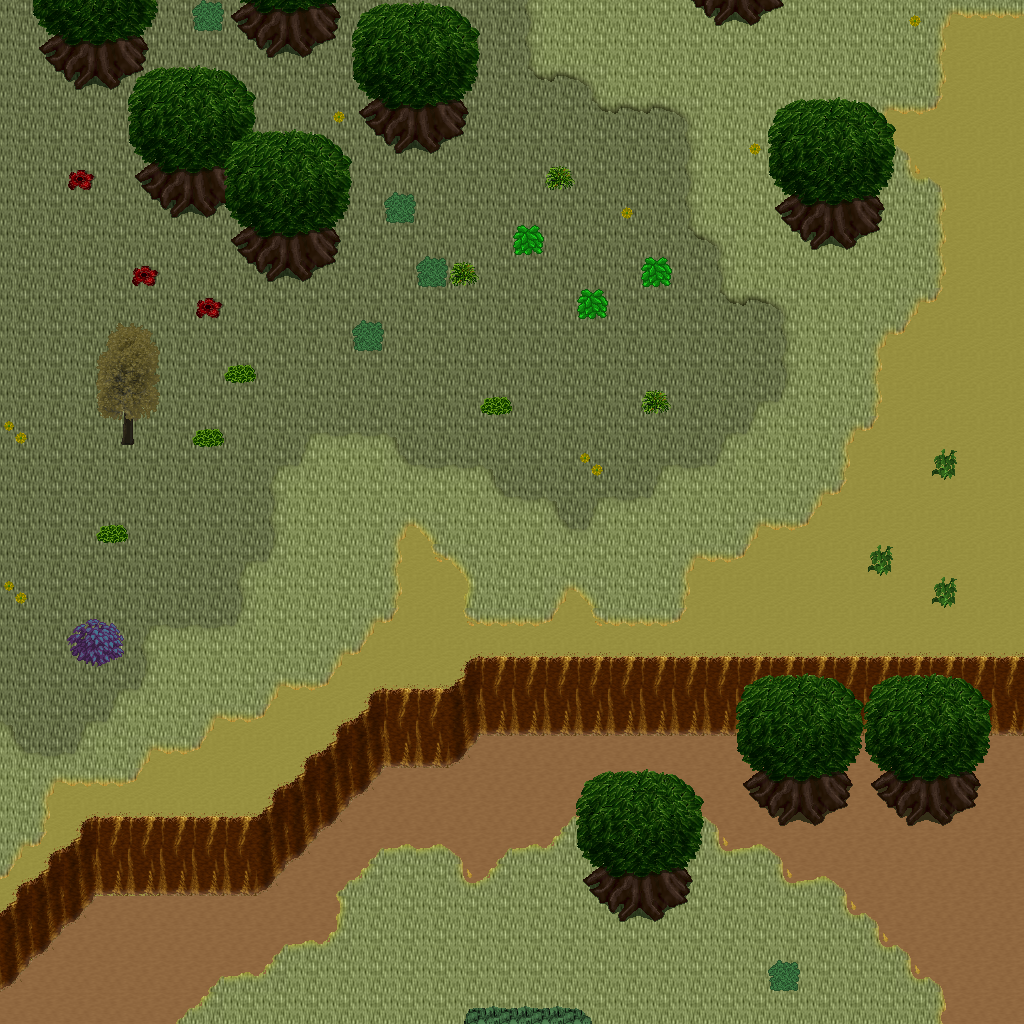

This game map was drawn from its Tiled (.tmx) file and the tilesets committed beside it. A one-line description and the trimmed map source follow:
An orthogonal 32x32 tile map with 32x32 px tiles, 5 tile layers (Ground, Objects, Objects2, Above, ...), 1 hidden layer not drawn, 45 tilesets.

<map version="1.10" tiledversion="1.11.0" orientation="orthogonal" renderorder="right-down" width="32" height="32" tilewidth="32" tileheight="32" infinite="0" nextlayerid="11" nextobjectid="1">
 <tileset firstgid="1" name="ground_ground" tilewidth="32" tileheight="32" tilecount="33" columns="3">
  <image source="../drawable/ground_ground.png" width="96" height="352" />
 </tileset>
 <tileset firstgid="34" name="ground_ridge_earth_dark" tilewidth="32" tileheight="32" tilecount="96" columns="12">
  <image source="../drawable/ground_ridge_earth_dark.png" width="384" height="256" />
 </tileset>
 <tileset firstgid="130" name="plant_grasses" tilewidth="32" tileheight="32" tilecount="6" columns="3">
  <image source="../drawable/plant_grasses.png" width="96" height="64" />
 </tileset>
 <tileset firstgid="136" name="ground_ladder_vertical_dark" tilewidth="32" tileheight="32" tilecount="3" columns="3">
  <image source="../drawable/ground_ladder_vertical_dark.png" width="96" height="32" />
 </tileset>
 <tileset firstgid="139" name="logic_collision" tilewidth="32" tileheight="32" tilecount="1" columns="1">
  <image source="../drawable/logic_collision.png" width="32" height="32" />
 </tileset>
 <tileset firstgid="140" name="ground_grass_corners" tilewidth="32" tileheight="32" tilecount="24" columns="6">
  <image source="../drawable/ground_grass_corners.png" width="192" height="128" />
 </tileset>
 <tileset firstgid="164" name="ground_earth_edges" tilewidth="32" tileheight="32" tilecount="18" columns="6">
  <image source="../drawable/ground_earth_edges.png" width="192" height="96" />
 </tileset>
 <tileset firstgid="182" name="plant_bush_bushes" tilewidth="32" tileheight="32" tilecount="10" columns="5">
  <image source="../drawable/plant_bush_bushes.png" width="160" height="64" />
 </tileset>
 <tileset firstgid="192" name="plant_tree_tree_darkgreen" tilewidth="32" tileheight="32" tilecount="88" columns="8">
  <image source="../drawable/plant_tree_tree_darkgreen.png" width="256" height="352" />
 </tileset>
 <tileset firstgid="280" name="ground_rock_pebbles" tilewidth="32" tileheight="32" tilecount="3" columns="1">
  <image source="../drawable/ground_rock_pebbles.png" width="32" height="96" />
 </tileset>
 <tileset firstgid="283" name="furniture_sink_jacuzzi_dark_side_on" tilewidth="32" tileheight="32" tilecount="36" columns="3">
  <image source="../drawable/furniture_sink_jacuzzi_dark_side_on.png" width="96" height="384" />
 </tileset>
 <tileset firstgid="319" name="furniture_chair_bench_iron_extensible" tilewidth="32" tileheight="32" tilecount="16" columns="4">
  <image source="../drawable/furniture_chair_bench_iron_extensible.png" width="128" height="128" />
 </tileset>
 <tileset firstgid="335" name="plant_flower_daisy_blue" tilewidth="32" tileheight="32" tilecount="8" columns="2">
  <image source="../drawable/plant_flower_daisy_blue.png" width="64" height="128" />
 </tileset>
 <tileset firstgid="343" name="plant_flower_daisy_red" tilewidth="32" tileheight="32" tilecount="8" columns="2">
  <image source="../drawable/plant_flower_daisy_red.png" width="64" height="128" />
 </tileset>
 <tileset firstgid="351" name="plant_flower_daisy_white" tilewidth="32" tileheight="32" tilecount="8" columns="2">
  <image source="../drawable/plant_flower_daisy_white.png" width="64" height="128" />
 </tileset>
 <tileset firstgid="359" name="plant_flower_daisy_yellow" tilewidth="32" tileheight="32" tilecount="8" columns="2">
  <image source="../drawable/plant_flower_daisy_yellow.png" width="64" height="128" />
 </tileset>
 <tileset firstgid="367" name="plant_bush_hedge" tilewidth="32" tileheight="32" tilecount="35" columns="5">
  <image source="../drawable/plant_bush_hedge.png" width="160" height="224" />
 </tileset>
 <tileset firstgid="402" name="plant_tree_evergreen" tilewidth="32" tileheight="32" tilecount="36" columns="3">
  <image source="../drawable/plant_tree_evergreen.png" width="96" height="384" />
 </tileset>
 <tileset firstgid="438" name="furniture_light_iron_lamp" tilewidth="32" tileheight="32" tilecount="3" columns="1">
  <image source="../drawable/furniture_light_iron_lamp.png" width="32" height="96" />
 </tileset>
 <tileset firstgid="441" name="furniture_light_flames" tilewidth="32" tileheight="32" tilecount="6" columns="6">
  <image source="../drawable/furniture_light_flames.png" width="192" height="32" />
 </tileset>
 <tileset firstgid="447" name="item_statue_girl_with_bird" tilewidth="32" tileheight="32" tilecount="12" columns="4">
  <image source="../drawable/item_statue_girl_with_bird.png" width="128" height="96" />
 </tileset>
 <tileset firstgid="459" name="object_birds" tilewidth="32" tileheight="32" tilecount="4" columns="2">
  <image source="../drawable/object_birds.png" width="64" height="64" />
 </tileset>
 <tileset firstgid="463" name="logic_protection" tilewidth="32" tileheight="32" tilecount="2" columns="2">
  <image source="../drawable/logic_protection.png" width="64" height="32" />
 </tileset>
 <tileset firstgid="465" name="plant_tree_spruce" tilewidth="32" tileheight="32" tilecount="6" columns="2">
  <image source="../drawable/plant_tree_spruce.png" width="64" height="96" />
 </tileset>
 <tileset firstgid="471" name="plant_tree_taller_trees" tilewidth="32" tileheight="32" tilecount="32" columns="8">
  <image source="../drawable/plant_tree_taller_trees.png" width="256" height="128" />
 </tileset>
 <tileset firstgid="503" name="plant_stump_hollow_logs" tilewidth="32" tileheight="32" tilecount="6" columns="3">
  <image source="../drawable/plant_stump_hollow_logs.png" width="96" height="64" />
 </tileset>
 <tileset firstgid="509" name="plant_stump_small_stump" tilewidth="32" tileheight="32" tilecount="4" columns="2">
  <image source="../drawable/plant_stump_small_stump.png" width="64" height="64" />
 </tileset>
 <tileset firstgid="513" name="ground_grass_2" tilewidth="32" tileheight="32" tilecount="21" columns="3">
  <image source="../drawable/ground_grass_2.png" width="96" height="224" />
 </tileset>
 <tileset firstgid="534" name="ground_water_waterfall" tilewidth="32" tileheight="32" tilecount="120" columns="8">
  <image source="../drawable/ground_water_waterfall.png" width="256" height="480" />
 </tileset>
 <tileset firstgid="654" name="ground_water_pool_corners" tilewidth="32" tileheight="32" tilecount="72" columns="3">
  <image source="../drawable/ground_water_pool_corners.png" width="96" height="768" />
 </tileset>
 <tileset firstgid="726" name="ground_water_pool" tilewidth="32" tileheight="32" tilecount="72" columns="3">
  <image source="../drawable/ground_water_pool.png" width="96" height="768" />
 </tileset>
 <tileset firstgid="798" name="plant_vine" tilewidth="32" tileheight="32" tilecount="3" columns="1">
  <image source="../drawable/plant_vine.png" width="32" height="96" />
 </tileset>
 <tileset firstgid="801" name="logic_item_fruits" tilewidth="32" tileheight="32" tilecount="16" columns="8">
  <image source="../drawable/logic_item_fruits.png" width="256" height="64" />
 </tileset>
 <tileset firstgid="817" name="ground_dry_grass" tilewidth="32" tileheight="32" tilecount="54" columns="9">
  <image source="../drawable/ground_dry_grass.png" width="288" height="192" />
 </tileset>
 <tileset firstgid="871" name="light_dim_light_5x5" tilewidth="32" tileheight="32" tilecount="25" columns="5">
  <image source="../drawable/light_dim_light_5x5.png" width="160" height="160" />
 </tileset>
 <tileset firstgid="896" name="building_chimney_smoke" tilewidth="32" tileheight="32" tilecount="40" columns="4">
  <image source="../drawable/building_chimney_smoke.png" width="128" height="320" />
 </tileset>
 <tileset firstgid="936" name="logic_creature_hybrid" tilewidth="32" tileheight="32" tilecount="16" columns="8">
  <image source="../drawable/logic_creature_hybrid.png" width="256" height="64" />
 </tileset>
 <tileset firstgid="952" name="building_huts" tilewidth="32" tileheight="32" tilecount="338" columns="26">
  <image source="../drawable/building_huts.png" width="832" height="416" />
 </tileset>
 <tileset firstgid="1290" name="logic_portal" tilewidth="32" tileheight="32" tilecount="24" columns="8">
  <image source="../drawable/logic_portal.png" width="256" height="96" />
 </tileset>
 <tileset firstgid="1314" name="plant_bush_leafy" tilewidth="32" tileheight="32" tilecount="48" columns="8">
  <image source="../drawable/plant_bush_leafy.png" width="256" height="192" />
 </tileset>
 <tileset firstgid="1362" name="plant_bush_berried" tilewidth="32" tileheight="32" tilecount="60" columns="5">
  <image source="../drawable/plant_bush_berried.png" width="160" height="384" />
 </tileset>
 <tileset firstgid="1422" name="plant_bush_flowering" tilewidth="32" tileheight="32" tilecount="72" columns="8">
  <image source="../drawable/plant_bush_flowering.png" width="256" height="288" />
 </tileset>
 <tileset firstgid="1494" name="plant_bushes_and_trees" tilewidth="32" tileheight="32" tilecount="144" columns="16">
  <image source="../drawable/plant_bushes_and_trees.png" width="512" height="289" />
 </tileset>
 <tileset firstgid="1638" name="plant_bush_bush_pinks" tilewidth="32" tileheight="32" tilecount="4" columns="2">
  <image source="../drawable/plant_bush_bush_pinks.png" width="64" height="64" />
 </tileset>
 <tileset firstgid="1642" name="logic_creature_mutant" tilewidth="32" tileheight="32" tilecount="7" columns="7">
  <image source="../drawable/logic_creature_mutant.png" width="224" height="32" />
 </tileset>
 <layer id="1" name="Ground" width="32" height="32">
  <data>[1024 cells, 1024 non-empty, 4 distinct tile ids]</data>
 </layer>
 <layer id="2" name="Objects" width="32" height="32">
  <data>[1024 cells, 370 non-empty, 49 distinct tile ids]</data>
 </layer>
 <layer id="3" name="Objects2" width="32" height="32">
  <data>[1024 cells, 2 non-empty, 1 distinct tile ids]</data>
 </layer>
 <layer id="4" name="Above" width="32" height="32">
  <data>[1024 cells, 86 non-empty, 18 distinct tile ids]</data>
 </layer>
 <layer id="5" name="Above2" width="32" height="32">
  <data>[1024 cells, 28 non-empty, 4 distinct tile ids]</data>
 </layer>
 <layer id="6" name="Walkable" width="32" height="32" visible="0">
  <data>[1024 cells, 168 non-empty, 1 distinct tile ids]</data>
 </layer>
 <objectgroup id="7" name="Mapevents" />
 <objectgroup id="8" name="Spawn" />
 <objectgroup id="9" name="Keys" />
 <objectgroup id="10" name="Replace" />
</map>
